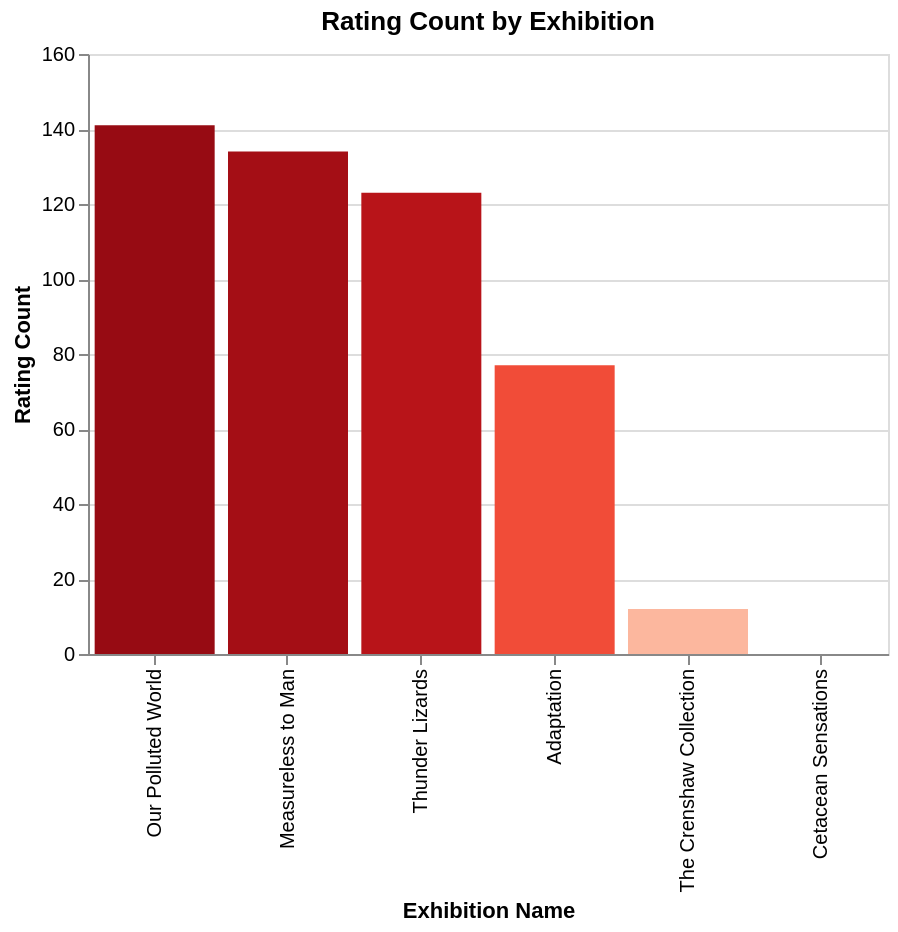

Source (notebook cell):
### Markdown cell above
## Visualisation of Number of Ratings by Exhibition

We can see that the number of ratings varies across different exhibitions, with some exhibitions receiving significantly more ratings than others. I will further investigate the factors contributing to this variation in the subsequent analysis.

However possible reasons for this variation could include differences in exhibition popularity, exhibition start date, or the visibility of the rating kiosks within each exhibition.

### Code cell
query = """
    SELECT
    e.exhibition_name,
        COUNT(r.exhibition_id) AS request_count
    FROM exhibitions e
    LEFT JOIN ratings r
        ON e.exhibition_id = r.exhibition_id 
    AND r.rating_value = 1
    GROUP BY e.exhibition_id, e.exhibition_name
    ORDER BY request_count DESC, e.exhibition_name ASC;
    """
with conn.cursor() as cursor:
    cursor.execute(query)
    rows = cursor.fetchall()
    colnames = [desc[0] for desc in cursor.description]
    df = pd.DataFrame(rows, columns=colnames)

chart = alt.Chart(df).mark_bar().encode(
    x=alt.X('exhibition_name:N', title='Exhibition Name', sort='-y'),
    y=alt.Y('request_count:Q', title='Rating Count'),
    color=alt.Color('request_count:Q', scale=alt.Scale(
        scheme='reds'), legend=None)
).properties(
    title='Rating Count by Exhibition',
    width=400
)

chart

### Figure 1 — Vega-Lite specification as saved in the notebook (floating-point values rounded to 4 significant figures)
{"config": {"view": {"continuousWidth": 300, "continuousHeight": 300}}, "data": {"name": "data-c3e6f0795fd0ce4312761865c0524100"}, "mark": {"type": "bar"}, "encoding": {"color": {"field": "request_count", "legend": null, "scale": {"scheme": "reds"}, "type": "quantitative"}, "x": {"field": "exhibition_name", "sort": "-y", "title": "Exhibition Name", "type": "nominal"}, "y": {"field": "request_count", "title": "Rating Count", "type": "quantitative"}}, "title": "Rating Count by Exhibition", "width": 400, "$schema": "https://vega.github.io/schema/vega-lite/v6.4.1.json", "datasets": {"data-c3e6f0795fd0ce4312761865c0524100": [{"exhibition_name": "Our Polluted World", "request_count": 141}, {"exhibition_name": "Measureless to Man", "request_count": 134}, {"exhibition_name": "Thunder Lizards", "request_count": 123}, {"exhibition_name": "Adaptation", "request_count": 77}, {"exhibition_name": "The Crenshaw Collection", "request_count": 12}, {"exhibition_name": "Cetacean Sensations", "request_count": 0}]}}
